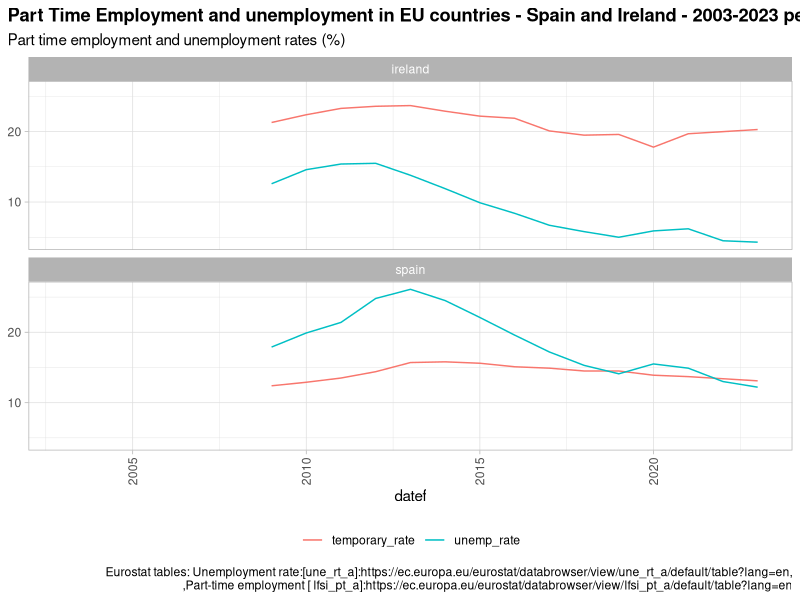
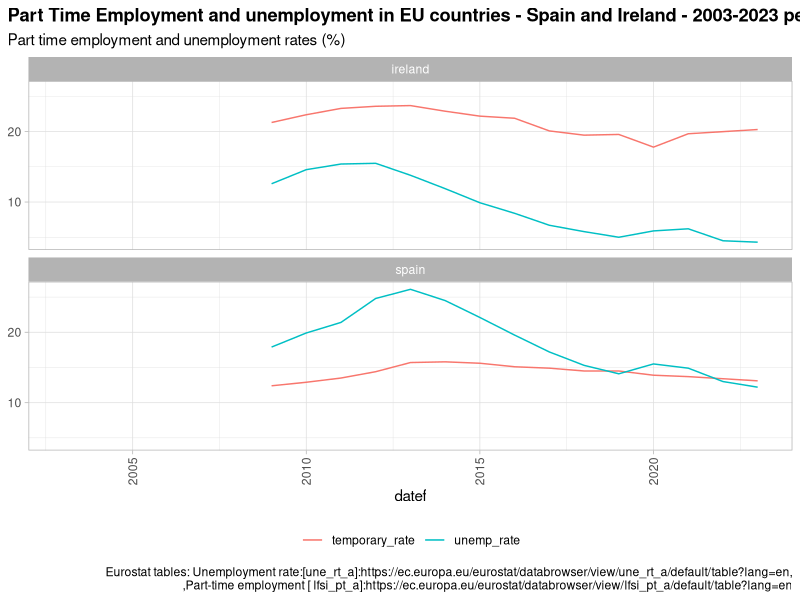

Recreate these plots in R, in order. (Note: this script raises an error after producing the figures.)
# 05_Faceted_charts_custom_line_colour.R

# AIM: change default R colours (blue and red to each line charts data series)

# 1. Import previous files  b
library(here)
library(dplyr)
library(ggplot2)

# 1. Import combined indicators  
combined_indic  <- read.table(here("data_cleansed", "EU_TEMP_UNEMP_COMBINED_SORTED.csv"),
                              header =TRUE, sep =',',stringsAsFactors =TRUE)
head(combined_indic)

str(combined_indic)

## 1.1 Apply date format to "date" column
#  mutate(datef = as.Date(date)) %>% 
# select(date = datef,country,metric_name,metric_value)

combined_indic_date_fmtd <- read.table(here("data_cleansed", "EU_TEMP_UNEMP_COMBINED_SORTED.csv"),
                                       header =TRUE, sep =',',stringsAsFactors =TRUE) %>% 
                            mutate(datef = as.Date(date)) %>% 
                            select(datef, country,metric_name,metric_value)
str(combined_indic_date_fmtd)

# 2. Test changing line color just for two countries (spain, ireland)
Subset_test <-c("ireland","spain")

# 2.1 We load combined_indic dataframe and now we will change default line colours for chart including two indicators
# This is the DEFAULT colour assigned by R to each indicator: 

test_01_plot_data <- combined_indic_date_fmtd %>% 
  select(datef,country,metric_name,metric_value) %>% 
  filter(country %in% Subset_test) 
test_01_plot_data

line_chart_test_01 <- test_01_plot_data %>% 
  ggplot( fill = indicator) +
  geom_line(aes(datef,metric_value,colour = metric_name, group = metric_name)) +
  facet_wrap(~ country, nrow = 2) +
  labs(title = "Part Time Employment and unemployment in EU countries - Spain and Ireland - 2003-2023 period",
       subtitle ="Part time employment and unemployment rates (%)",
       caption = "Eurostat tables: Unemployment rate:[une_rt_a]:https://ec.europa.eu/eurostat/databrowser/view/une_rt_a/default/table?lang=en,
       ,Part-time employment [ lfsi_pt_a]:https://ec.europa.eu/eurostat/databrowser/view/lfsi_pt_a/default/table?lang=en",
       y = NULL,colour = NULL, fill = NULL) +
  theme_light() +
  theme(plot.title.position = "plot",
        legend.position = "bottom",   # Place legend at the bottom
        axis.text.x = element_text(angle = 90, vjust = 0.5, hjust=1), # Rotate X axis labels 90 degrees
        plot.title = element_text(face = "bold")) # Display main plot Title bold

line_chart_test_01

ggsave("plots_output/06_Unemp_temp_rate_line_Ireland_Spain_dafault_legeng_colour_01.png",  width = 12, height = 9.22)

# 2.2 Changing legend using scale_colour_manual() function 
# I use scale_colour_manual() with the parameters below to create a new legend with new colors and text displayed
#   scale_colour_manual(values = c("black","blue"),labels = c("Temporary contracts rate", "Unemployment rate")) 


line_chart_test_02 <- test_01_plot_data %>% 
  ggplot( fill = indicator) +
  geom_line(aes(date,metric_value,colour = metric_name, group = metric_name)) +
  facet_wrap(~ country, nrow = 2) +
  labs(title = "Part Time Employment and unemployment in EU countries - Spain and Ireland - 2003-2023 period. Yearly data",
       subtitle ="Source:https://ec.europa.eu/eurostat/databrowser/view/une_rt_a/default/table?lang=en&category=labour.employ.lfsi.une",
       caption = "Eurostat tables: Unemployment rate:[une_rt_a]:https://ec.europa.eu/eurostat/databrowser/view/une_rt_a/default/table?lang=en,
       ,Part-time employment [ lfsi_pt_a]:https://ec.europa.eu/eurostat/databrowser/view/lfsi_pt_a/default/table?lang=en",
       y = NULL,colour = NULL, fill = NULL) +
  theme_light() +
  theme(plot.title.position = "plot",
        legend.position = "bottom",   # Place legend at the bottom
        axis.text.x = element_text(angle = 90, vjust = 0.5, hjust=1), # Rotate X axis labels 90 degrees
        plot.title = element_text(face = "bold")) + # Display main plot Title bold
  # Apply legend format here - change default colours to black and blue
  scale_colour_manual(values = c("blue", "black"),
                      labels = c("Part Time employment rate (%)","Unemployment rate (%)"))
line_chart_test_02

ggsave("plots_output/07_Unemp_temp_rate_line_Ireland_Spain_custom_legeng_colour_01.png", width = 6, height = 4)
  

# 2 Plotting temporary employment and unemployment rates for first batch of EU countries

Subset_countries_01 <-c("euro_area_20_countries_from_2023","belgium","bulgaria","czechia","denmark","germany","estonia",
                        "ireland","greece","spain","france","croatia","italy","cyprus","latvia","lithuania","luxembourg",
                        "hungary")

Subset_01_plot_data <- combined_indic %>% 
  select(date,country,metric_name,metric_value) %>% 
  filter(country %in% Subset_countries_01) 


# First batch of countries
# Display line charts facets by country displaying each indicator as individual line for each country 
line_chart_batch_01 <- Subset_01_plot_data %>% 
  ggplot( fill = indicator) +
  geom_line(aes(date,metric_value,colour = metric_name, group = metric_name)) +
  facet_wrap(~ country, nrow = 2) +
  labs(title ="Part Time employment rate and unemployment in EU countries - Subset 01 02- 2003-2023 period. Yearly data",
       subtitle ="Source:https://ec.europa.eu/eurostat/databrowser/view/une_rt_a/default/table?lang=en&category=labour.employ.lfsi.une",
       caption = "Eurostat tables: Unemployment rate:[une_rt_a]:https://ec.europa.eu/eurostat/databrowser/view/une_rt_a/default/table?lang=en,
       ,Part-time employment [ lfsi_pt_a]:https://ec.europa.eu/eurostat/databrowser/view/lfsi_pt_a/default/table?lang=en",
       y = NULL,colour = NULL, fill = NULL) +
  theme_light() +
  theme(plot.title.position = "plot",
        legend.position = "bottom",   # Place legend at the bottom
        axis.text.x = element_text(angle = 90, vjust = 0.5, hjust=1), # Rotate X axis labels 90 degrees 
        plot.title = element_text(face = "bold")) + # Display main plot Title bold
  # Apply legend format here - change default colours to black and blue
  scale_colour_manual(values = c("blue", "black"),
                      labels = c("Part Time employment rate (%)","Unemployment rate (%)"))

line_chart_batch_01

ggsave("plots_output/08_Unemp_temp_rate_line_chart_batch_01_custom_legend_colour.png", width = 6, height = 4)

# Online Resources with interesting GGPLOT2 tips
# Using the ggplot theme function to customize facet labels and your legend (CC067)
# Author: Riffomonas Project
# URL: https://www.youtube.com/watch?v=-4NQgIReefQ

# 3 Plotting temporary employment and unemployment rates for second batch of Eu countries

Subset_countries_02 <-c("euro_area_20_countries_from_2023","malta","netherlands","austria",
                        "poland","portugal","romania","slovenia","slovakia","finland","sweden",
                        "iceland","norway","switzerland","bosnia_and_herzegovina","montenegro",
                        "north_macedonia","serbia","turkiye")

Subset_02_plot_data <- combined_indic %>% 
  select(date,country,metric_name,metric_value) %>% 
  filter(country %in% Subset_countries_01) 

# second batch of countries to be plotted with custom labels.
line_chart_batch_02 <- Subset_02_plot_data %>% 
  ggplot( fill = indicator) +
  geom_line(aes(date,metric_value,colour = metric_name, group = metric_name)) +
  facet_wrap(~ country, nrow = 2) +
  labs(title ="Part Time employment rate and unemployment in EU countries - Subset 02 02- 2003-2023 period. Yearly data",
       subtitle ="Source:https://ec.europa.eu/eurostat/databrowser/view/une_rt_a/default/table?lang=en&category=labour.employ.lfsi.une",
       caption = "Eurostat tables: Unemployment rate:[une_rt_a]:https://ec.europa.eu/eurostat/databrowser/view/une_rt_a/default/table?lang=en,
       ,Part-time employment [ lfsi_pt_a]:https://ec.europa.eu/eurostat/databrowser/view/lfsi_pt_a/default/table?lang=en",
       y = NULL,colour = NULL, fill = NULL) +
  theme_light() +
  theme(plot.title.position = "plot",
        legend.position = "bottom",   # Place legend at the bottom
        axis.text.x = element_text(angle = 90, vjust = 0.5, hjust=1), # Rotate X axis labels 90 degrees
        plot.title = element_text(face = "bold")) + # Display main plot Title bold
  # Apply legend format here - change default colours to black and blue
  scale_colour_manual(values = c("blue", "black"),
                      labels = c("Part Time employment rate (%)","Unemployment rate (%)"))
line_chart_batch_02

ggsave("plots_output/09_Unemp_temp_rate_line_chart_batch_02_custom_legend_colour.png", width = 6, height = 4)